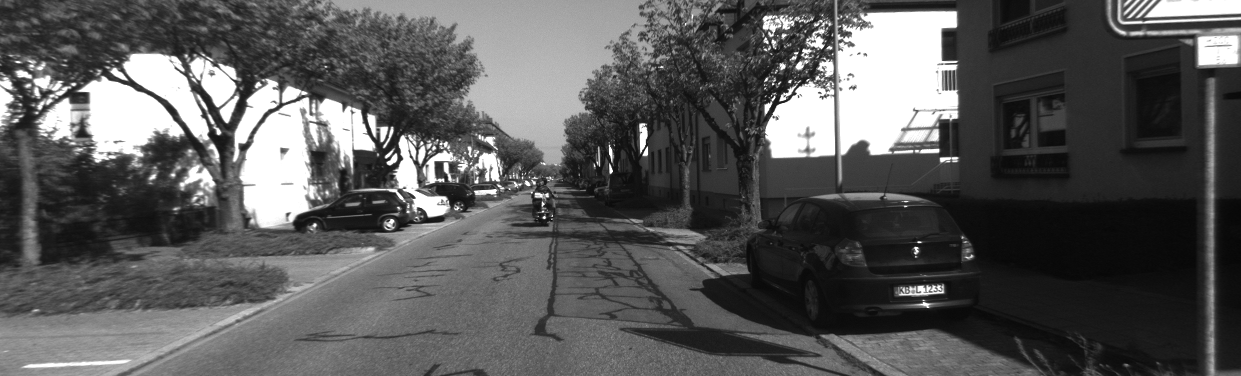
#> input picture Week9 - Visual Odometry/Project/left/0000000000.png, 1241 x 376 px; its folder holds 4 pictures in this run
$ jupyter execute 'VO Exam -Henrik Not working.ipynb'
#> lines starting #> are read from the running program, lines starting #| are printed output that depends on the picture
## Week 11-12 Visual odometry

Visual odometry/ motion estimation from cameras, using the 2D-3D algorithm. Will estimate E-matrices, triangulate 3D landmarks and use PnP to fix poses to positions.

[cell 1]
import numpy as np
import matplotlib.pyplot as plt
import glob
import cv2

[cell 2]
#Load the camera matrix
K = np.array([[7.188560e+02, 0.000000e+00, 6.071928e+02],
              [0, 7.188560e+02, 1.852157e+02],
              [0, 0, 1]])

[cell 3]
# Load images
ext = ['png', 'jpg', 'gif'] # filetypes
imdir = "Downloads\\Exam Files\\Question_32\\left\\"
files = []
[files.extend(glob.glob(imdir + '*.' + e)) for e in ext]
images = [cv2.cvtColor(cv2.imread(file), cv2.COLOR_RGB2GRAY) for file in files]
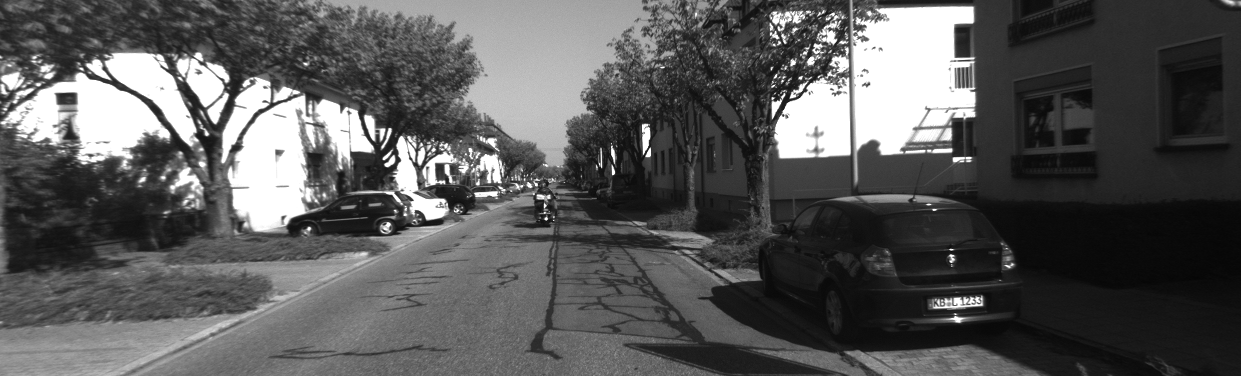
#> input picture Week9 - Visual Odometry/Project/left/0000000001.png, 1241 x 376 px
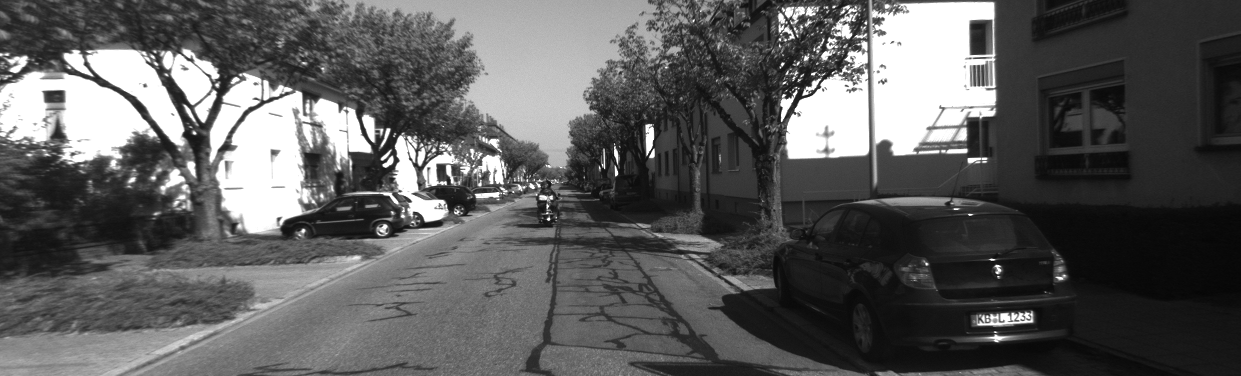
#> input picture Week9 - Visual Odometry/Project/left/0000000002.png, 1241 x 376 px
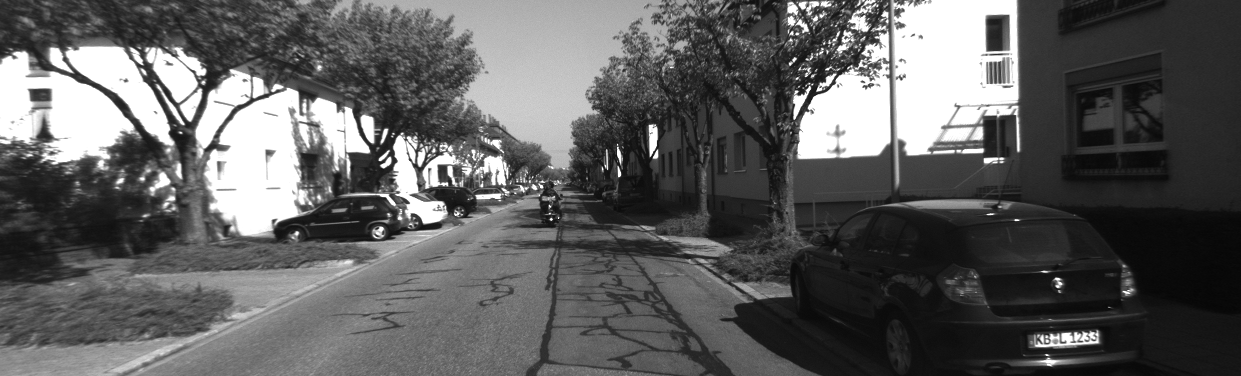
#> input picture Week9 - Visual Odometry/Project/left/0000000003.png, 1241 x 376 px
#> images = 4 items

## Look at some images
im0, im1, im2 = images[0], images[1], images[2]
fig, axs = plt.subplots(nrows=1, ncols=3, figsize=(24, 14))
axs[0].imshow(im0, cmap="gray")
axs[1].imshow(im1, cmap="gray")
axs[2].imshow(im2, cmap="gray");
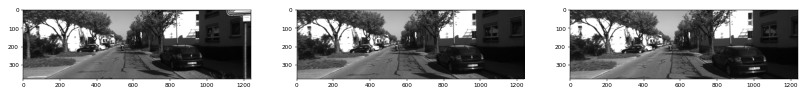
#> figure drawn by matplotlib, 3 panels

#### Exercise 11.1 SIFT features and matching

Find SIFT keypoints (kp0, kp1, kp2) in all three images and compute their corresponding descriptors (des0, des1, des2).\
(For speed reasons, you can limit the number of SIFT features to 2000.)

Convert the features to numpy arrays of 2D points\
```kp = np.array([k.pt for k in kp])```

Match the SIFT features between im0 and im1 (matches01), and between im1 and im2 (matches12).\
Convert the matches to numpy arrays of the indices\
```matches = np.array([(m.queryIdx, m.trainIdx) for m in matches]).```

[cell 4]
def filter_points(Q, tx=100, ty=100, tz=100):
    Q = Q[:, np.abs(Q[0, :]) < tx]
    Q = Q[:, np.abs(Q[1, :]) < ty]
    Q = Q[:, np.abs(Q[2, :]) < tz]
    return Q

def get_all_sift(gray, nfeatures=1999):
    """
    Get stuff
    """
#> called with nfeatures = 1999
    sift = cv2.SIFT_create(nfeatures=nfeatures)

    kp, desc = sift.detectAndCompute(gray, None) #Keypoints and descriptors
#> kp = 1999 keypoints; strongest (x, y, size): (544, 217, 2.1), (790, 81, 2.1), (611, 171, 2.8), (919, 242, 1.8)

    point = np.array([k.pt for k in kp]).astype(np.int32)
#> point = 1999 pairs, first value 3 to 1235, second value 3 to 372

    return point, kp, desc

def match_sift(des1, des2, KNN_matcher=False):
    """
    Match stuff
    """
    bf = cv2.BFMatcher() #crossCheck=True
    if KNN_matcher:
        knn_matches = bf.knnMatch(des1, des2, k=2)
        # Ratio test!
        ratio_matches = []
        for m,n in knn_matches:
            if m.distance < 0.75*n.distance:
                ratio_matches.append(m)

        # Return the keypoint indexes of matches
        return np.array([(m.queryIdx, m.trainIdx) for m in ratio_matches])
    else:
        all_matches = bf.match(des1, des2)
        #sorted_matches = sorted(matches, key = lambda x:x.distance)
        return np.array([(m.queryIdx, m.trainIdx) for m in all_matches])

[cell 5]
point0, kp0, des0 = get_all_sift(im0)
#> point0 has the same summary as point in get_all_sift; kp0 has the same summary as kp in get_all_sift
point1, kp1, des1 = get_all_sift(im1)
#> in get_all_sift (call 2), `kp, desc = sift.detectAndCompute(gray, None)`: kp = 1999 keypoints; strongest (x, y, size): (546, 219, 2.2), (613, 172, 2.8), (934, 210, 1.8), (545, 205, 2.1)
#> point1 = 1999 pairs, first value 2 to 1235, second value 2 to 370; kp1 has the same summary as kp in get_all_sift
point2, kp2, des2 = get_all_sift(im2)
#> in get_all_sift (call 3), `kp, desc = sift.detectAndCompute(gray, None)`: kp = 1999 keypoints; strongest (x, y, size): (548, 219, 2.2), (782, 64, 2.3), (813, 74, 2.4), (194, 133, 2.5)
#> point2 = 1999 pairs, first value 2 to 1061, second value 2 to 373; kp2 has the same summary as kp in get_all_sift
point0.shape, point1.shape, point2.shape

[cell 6]
matches01 = match_sift(des0, des1) #, KNN_matcher=True)
#> in match_sift, `all_matches = bf.match(des1, des2)`: all_matches = 1999 matches
#> matches01 = 1999 pairs, first value 0 to 1998, second value 7 to 1998
matches12 = match_sift(des1, des2) #, KNN_matcher=True)
#> matches12 = 1999 pairs, first value 0 to 1998, second value 4 to 1998
matches01.shape, matches12.shape

[cell 7]
## Look at some images
im0, im1, im2 = images[0], images[1], images[2]
fig, axs = plt.subplots(nrows=1, ncols=3, figsize=(14, 4))
axs[0].imshow(im0, cmap="gray")
axs[0].scatter(point0[:, 0], point0[:, 1], s=2, c="r")
axs[1].imshow(im1, cmap="gray")
axs[1].scatter(point1[:, 0], point1[:, 1], s=2, c="r")
axs[2].imshow(im2, cmap="gray")
axs[2].scatter(point2[:, 0], point2[:, 1], s=2, c="r");
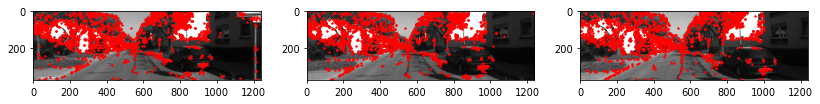
#> figure drawn by matplotlib, 3 panels

#### EX 11.2 Essential matrix

Estimate the essential matrix between im0 and im1 with RANSAC. You can use the OpenCV \
function cv2.findEssentialMat to do this.

***NB*** The function expects the points in the correct/ matching order.

[cell 8]
E01, Emask01 = cv2.findEssentialMat(point0[matches01[:, 0], :], point1[matches01[:, 1], :], K, method=cv2.RANSAC,
                           #prob=0.999, threshold=..., maxIters=...
                           )
#> E01 = [[0.0018, -0.706, -0.00999], [0.706, 0.00172, 0.031], [0.00842, -0.0298, -5.52e-05]]; Emask01 = 1999 values, max 1 at index 117, min 0 at index 0, mean 0.486
E12, Emask12 = cv2.findEssentialMat(point1[matches12[:, 0], :], point2[matches12[:, 1], :], K, method=cv2.RANSAC,
                           #prob=0.999, threshold=..., maxIters=...
                           )
#> E12 = [[1.26e-05, -0.707, 0.00943], [0.707, 7.58e-06, 0.018], [-0.0112, -0.0155, -7.7e-05]]; Emask12 = 1999 values, max 1 at index 15, min 0 at index 0, mean 0.45
len(np.where(Emask01>0)[0])
#> Out = 972

Decompose the essential matrix and find the correct relative pose (R1, t1). For this we can again \
use an OpenCV function namely cv2.recoverPose.
- Choose the best of the 4 different options: The one where points are in front of cameras

[cell 9]
_, R01, t01, mask01 = cv2.recoverPose(E01, point0[matches01[:, 0], :], point1[matches01[:, 1], :], K)
#> R01 = [[1, 0.00253, 0.00172], [-0.00253, 1, 0.00233], [-0.00172, -0.00234, 1]]; t01 = [0.0422, 0.0118, -0.999]; mask01 = 1999 values, max 255 at index 55, min 0 at index 0, mean 122.2
_, R12, t12, mask12 = cv2.recoverPose(E12, point1[matches12[:, 0], :], point2[matches12[:, 1], :], K)
#> R12 = [[1, 6.45e-05, 0.00349], [-7.31e-05, 1, 0.00245], [-0.00349, -0.00245, 1]]; t12 = [0.0219, -0.0158, -1]; mask12 = 1999 values, max 255 at index 15, min 0 at index 0, mean 133.3

len(np.where(mask01>0)[0])
#> Out = 958

The mask returned by cv2.recoverPose indicates which of the matches/**POINTS** are inliers, that lie in front \
of both cameras. Remove the matches that are not inliers from matches01, so that only contains \
the inliers.

[cell 10]
#matches01_filtered = matches01.copy()
#matches12_filtered = matches12.copy()
matches01_filtered = matches01[np.where(Emask01>0)[0]]
#> matches01_filtered = 972 pairs, first value 117 to 1995, second value 10 to 1991
matches12_filtered = matches12[np.where(Emask12>0)[0]]
#> matches12_filtered = 899 pairs, first value 15 to 1998, second value 11 to 1995
len(matches01), len(matches01_filtered)
#> Out = (1999, 972)

[cell 11]
######################################################################################
## Let's test the filtered matches, by looking at the filtered points on the images ##
######################################################################################

im0, im1, im2 = images[0], images[1], images[2]
fig, axs = plt.subplots(nrows=2, ncols=2, figsize=(14, 8))
axs[0, 0].imshow(im0, cmap="gray")
axs[0, 0].scatter(point0[matches01_filtered[:, 0], 0], point0[matches01_filtered[:, 0], 1], s=2, c="r")
axs[0, 0].set_title("Image0")
axs[0, 1].imshow(im1, cmap="gray")
axs[0, 1].scatter(point1[matches01_filtered[:, 1], 0], point1[matches01_filtered[:, 1], 1], s=2, c="r")
axs[0, 1].set_title("Image1")
axs[1, 0].imshow(im1, cmap="gray")
axs[1, 0].scatter(point1[matches12_filtered[:, 0], 0], point1[matches12_filtered[:, 0], 1], s=2, c="r")
axs[1, 0].set_title("Image1")
axs[1, 1].imshow(im2, cmap="gray")
axs[1, 1].scatter(point2[matches12_filtered[:, 1], 0], point2[matches12_filtered[:, 1], 1], s=2, c="r")
axs[1, 1].set_title("Image2");
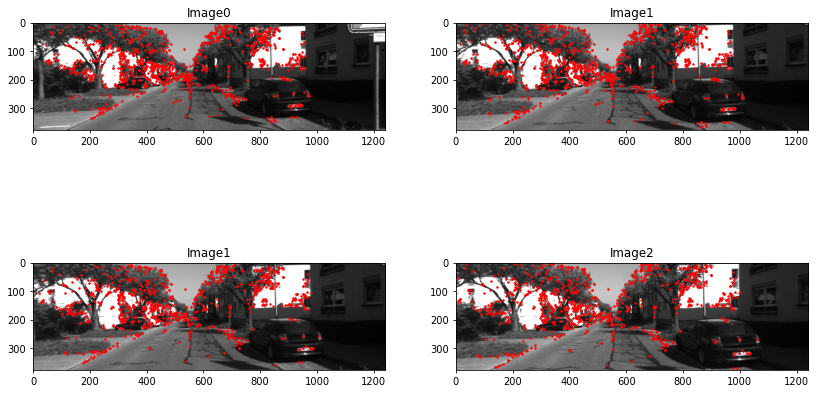
#> figure drawn by matplotlib, 4 panels

***NB!*** Using KNN ratio test to filter matches produced better results than using the recoverPose output. BUT! Fewer points - and we are doing RANSAC, so more is merrier.

#### 11.3 Track across all images

Use matches01 and matches12 and find the subset of matches such that we can match features \
all the way from image 0 to image 2. In other words, create three lists such that points0[i], \
points1[i], and points2[i] are the 2D locations of the same point in the corresponding images.

[cell 12]
#Find the intersection of two arrays.
# So, in this case where will matches between two first images, continue into the third
_, idx01, idx12 = np.intersect1d(matches01_filtered[:,1], matches12_filtered[:,0], return_indices=True)
#> idx01 = 582 values, max 970 at index 569, min 2 at index 0, mean 501.2; idx12 = 582 values from 0 to 893

#Return the sorted, unique values that are in both of the input arrays.
# So, idx01: indexes of matches in matches01_filtered that were also matches in image 2.as_integer_ratio
# And idx12 is also the valid matches in matches12_filtered

***Question*** In the exercise it was only explained to filter matches 01, not matches 12.

[cell 13]
# Extracting the valid matches - that go throughout the images
validmatch01 = matches01_filtered[idx01, :]
#> validmatch01 = 582 pairs, first value 124 to 1992, second value 15 to 1991
validmatch12 = matches12_filtered[idx12, :]
#> validmatch12 = 582 pairs, first value 15 to 1991, second value 13 to 1990

# Extract the points belonging to the valid matches
val0_idx = validmatch01[:, 0]
#> val0_idx = 582 values, max 1992 at index 569, min 124 at index 0, mean 1160.8
val1_idx = validmatch01[:, 1]
#> val1_idx = 582 values from 15 to 1991
val2_idx = validmatch12[:, 1]
#> val2_idx = 582 values, max 1990 at index 526, min 13 at index 7, mean 1136.8

trans0 = point0[val0_idx, :].astype(np.float32)
#> trans0 = 582 pairs, first value 49 to 967, second value 6 to 335
trans1 = point1[val1_idx, :].astype(np.float32)
#> trans1 = 582 pairs, first value 28 to 1008, second value 9 to 351
trans2 = point2[val2_idx, :].astype(np.float32)
#> trans2 = 582 pairs, first value 7 to 1060, second value 3 to 370

[cell 14]
# Look at some images
im0, im1, im2 = images[0], images[1], images[2]
fig, axs = plt.subplots(nrows=1, ncols=3, figsize=(16, 16))
axs[0].imshow(im0, cmap="gray")
axs[0].scatter(trans0[:, 0], trans0[:, 1], s=3, c="r")
axs[0].set_title("img0")
axs[1].imshow(im1, cmap="gray")
axs[1].scatter(trans1[:, 0], trans1[:, 1], s=3, c="r")
axs[1].set_title("img1")
axs[2].imshow(im2, cmap="gray")
axs[2].scatter(trans2[:, 0], trans2[:, 1], s=3, c="r")
axs[2].set_title("img2");
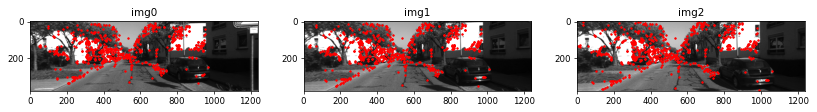
#> figure drawn by matplotlib, 3 panels

#### 11.4 Triangulate

For the points that have been tracked through all three images, use the 2D positions in image 0\
and 1 to triangulate the points in 3D (Q). Using the 2D positions in image 2, estimate the pose\
of image 2 with RANSAC. Use cv2.solvePnPRansac to do this. As the lens distortion is already\
corrected, you can set ```distCoeffs=np.zeros(5)```.

Visualize the 3D points that are also inliers for solvePnPRansac.
```
fig = plt.figure()
ax = fig.add_subplot(projection=’3d’)
ax.scatter(*Q[inliers.flatten()])
```
Also plot the position of the cameras. Recall that the position of the camera is not the translation.
How do you find the position?

[cell 15]
distCoeffs=np.zeros(5)
# Projection matrix using
P0 = K@np.hstack((np.eye(3), np.zeros((3,1))))
P1 = K@np.hstack((R01, t01))
#> P1 = [[717.8, 0.399, 608.4, -576.3], [-2.14, 718.4, 186.9, -176.6], [-0.00172, -0.00234, 1, -0.999]]
#> (the rest of the program and of its run is left out)
